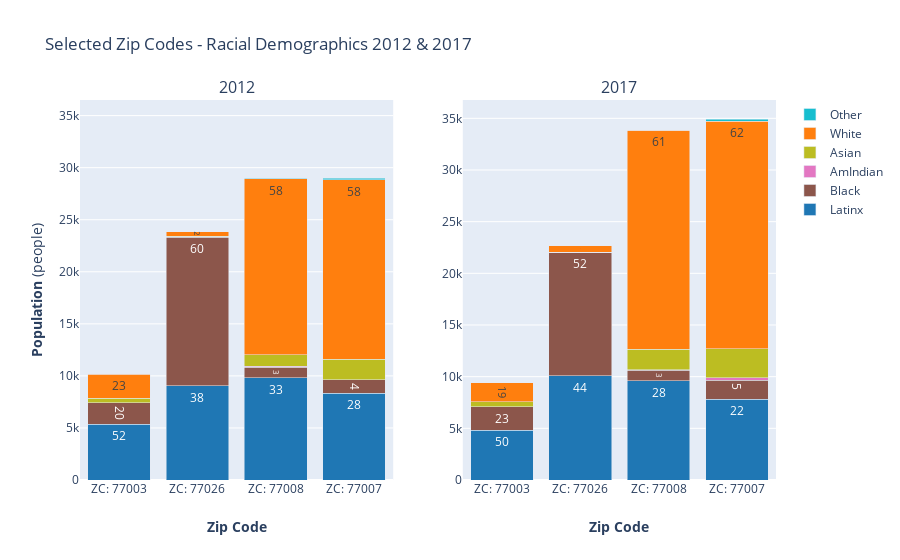

Notebook source saved alongside this figure:
### Code cell
fig = make_subplots(
    rows=1, cols=2, subplot_titles=("2012", "2017")
)

## 2012
fig.add_trace(
   go.Bar(name='Latinx', x=zipcodes_list12, y=zipcode_list12['Latinx'],
          marker_color='#1f77b4',hoverinfo="y",
          text=(round(zipcode_list12['Latinx']/zipcode_list12.Population*100,0)),
          textposition='auto'),
    row=1, col=1)
fig.add_trace(
    go.Bar(name='Black', x=zipcodes_list12, y=zipcode_list12['Black'],
           marker_color='#8c564b',hoverinfo="y",
          text=(round(zipcode_list12['Black']/zipcode_list12.Population*100,0)),
          textposition='inside'),
    row=1, col=1)
fig.add_trace(
   go.Bar(name='AmIndian', x=zipcodes_list12, y=zipcode_list12['AmIndian'],
          marker_color='#e377c2',hoverinfo="y"),
    row=1, col=1)
fig.add_trace(
   go.Bar(name='Asian', x=zipcodes_list12, y=zipcode_list12['Asian'],
          marker_color='#bcbd22',hoverinfo="y"),
    row=1, col=1)
fig.add_trace(
   go.Bar(name='White', x=zipcodes_list12, y=zipcode_list12['White'],
          marker_color='#ff7f0e',hoverinfo="y",
          text=(round(zipcode_list12['White']/zipcode_list12.Population*100,0)),
          textposition='inside'),
    row=1, col=1)
fig.add_trace(
   go.Bar(name='Other', x=zipcodes_list12, y=zipcode_list12['Other'],
          marker_color='#17becf',hoverinfo="y"),
    row=1, col=1)

## 2017
fig.add_trace(
   go.Bar(name='Latinx', x=zipcodes_list17, y=zipcode_list17['Latinx'],
          marker_color='#1f77b4',showlegend=False,hoverinfo="y",
          text=(round(zipcode_list17['Latinx']/zipcode_list17.Population*100,0)),
          textposition='auto'),
    row=1, col=2)
fig.add_trace(
    go.Bar(name='Black', x=zipcodes_list17, y=zipcode_list17['Black'],
           marker_color='#8c564b',showlegend=False,hoverinfo="y",
          text=(round(zipcode_list17['Black']/zipcode_list17.Population*100,0)),
          textposition='inside'),
    row=1, col=2)
fig.add_trace(
   go.Bar(name='AmIndian', x=zipcodes_list17, y=zipcode_list17['AmIndian'],
          marker_color='#e377c2',showlegend=False,hoverinfo="y"),
    row=1, col=2)
fig.add_trace(
   go.Bar(name='Asian', x=zipcodes_list17, y=zipcode_list17['Asian'],
          marker_color='#bcbd22',showlegend=False,hoverinfo="y"),
    row=1, col=2)
fig.add_trace(
   go.Bar(name='White', x=zipcodes_list17, y=zipcode_list17['White'],
          marker_color='#ff7f0e',showlegend=False,hoverinfo="y",
          text=(round(zipcode_list17['White']/zipcode_list17.Population*100,0)),
          textposition='auto'),
    row=1, col=2)
fig.add_trace(
   go.Bar(name='Other', x=zipcodes_list17, y=zipcode_list17['Other'],
          marker_color='#17becf',showlegend=False,hoverinfo="y"),
    row=1, col=2)

fig.update_layout(barmode='stack', title_text="Selected Zip Codes - Racial Demographics 2012 & 2017")

## Y-axis formatting
fig.update_yaxes(range=[0, 36500], row=1, col=1,showgrid=True,
                 title_text="<b>Population</b> (people)",secondary_y=False)
fig.update_xaxes(title_text="<b>Zip Code</b>")
fig.show()

### Figure 1 — Plotly figure (JSON) as saved in the notebook; plotly's stock layout.template omitted (floating-point values rounded to 4 significant figures)
{"data": [{"hoverinfo": "y", "marker": {"color": "#1f77b4"}, "name": "Latinx", "text": [52, 38, 33, 28], "textposition": "auto", "type": "bar", "x": ["ZC: 77003", "ZC: 77026", "ZC: 77008", "ZC: 77007"], "xaxis": "x", "y": [5351, 9040, 9830, 8334], "yaxis": "y"}, {"hoverinfo": "y", "marker": {"color": "#8c564b"}, "name": "Black", "text": [20, 60, 3, 4], "textposition": "inside", "type": "bar", "x": ["ZC: 77003", "ZC: 77026", "ZC: 77008", "ZC: 77007"], "xaxis": "x", "y": [2063, 14300, 1022, 1280], "yaxis": "y"}, {"hoverinfo": "y", "marker": {"color": "#e377c2"}, "name": "AmIndian", "type": "bar", "x": ["ZC: 77003", "ZC: 77026", "ZC: 77008", "ZC: 77007"], "xaxis": "x", "y": [0, 15, 66, 19], "yaxis": "y"}, {"hoverinfo": "y", "marker": {"color": "#bcbd22"}, "name": "Asian", "type": "bar", "x": ["ZC: 77003", "ZC: 77026", "ZC: 77008", "ZC: 77007"], "xaxis": "x", "y": [443, 64, 1109, 1958], "yaxis": "y"}, {"hoverinfo": "y", "marker": {"color": "#ff7f0e"}, "name": "White", "text": [23, 2, 58, 58], "textposition": "inside", "type": "bar", "x": ["ZC: 77003", "ZC: 77026", "ZC: 77008", "ZC: 77007"], "xaxis": "x", "y": [2318, 445, 16924, 17260], "yaxis": "y"}, {"hoverinfo": "y", "marker": {"color": "#17becf"}, "name": "Other", "type": "bar", "x": ["ZC: 77003", "ZC: 77026", "ZC: 77008", "ZC: 77007"], "xaxis": "x", "y": [26, 0, 30, 149], "yaxis": "y"}, {"hoverinfo": "y", "marker": {"color": "#1f77b4"}, "name": "Latinx", "showlegend": false, "text": [50, 44, 28, 22], "textposition": "auto", "type": "bar", "x": ["ZC: 77003", "ZC: 77026", "ZC: 77008", "ZC: 77007"], "xaxis": "x2", "y": [4834, 10088, 9621, 7825], "yaxis": "y2"}, {"hoverinfo": "y", "marker": {"color": "#8c564b"}, "name": "Black", "showlegend": false, "text": [23, 52, 3, 5], "textposition": "inside", "type": "bar", "x": ["ZC: 77003", "ZC: 77026", "ZC: 77008", "ZC: 77007"], "xaxis": "x2", "y": [2254, 11949, 1022, 1838], "yaxis": "y2"}, {"hoverinfo": "y", "marker": {"color": "#e377c2"}, "name": "AmIndian", "showlegend": false, "type": "bar", "x": ["ZC: 77003", "ZC: 77026", "ZC: 77008", "ZC: 77007"], "xaxis": "x2", "y": [0, 5, 20, 226], "yaxis": "y2"}, {"hoverinfo": "y", "marker": {"color": "#bcbd22"}, "name": "Asian", "showlegend": false, "type": "bar", "x": ["ZC: 77003", "ZC: 77026", "ZC: 77008", "ZC: 77007"], "xaxis": "x2", "y": [507, 9, 1985, 2801], "yaxis": "y2"}, {"hoverinfo": "y", "marker": {"color": "#ff7f0e"}, "name": "White", "showlegend": false, "text": [19, 3, 61, 62], "textposition": "auto", "type": "bar", "x": ["ZC: 77003", "ZC: 77026", "ZC: 77008", "ZC: 77007"], "xaxis": "x2", "y": [1807, 613, 21182, 22038], "yaxis": "y2"}, {"hoverinfo": "y", "marker": {"color": "#17becf"}, "name": "Other", "showlegend": false, "type": "bar", "x": ["ZC: 77003", "ZC: 77026", "ZC: 77008", "ZC: 77007"], "xaxis": "x2", "y": [7, 7, 18, 207], "yaxis": "y2"}], "layout": {"annotations": [{"font": {"size": 16}, "showarrow": false, "text": "2012", "x": 0.225, "xanchor": "center", "xref": "paper", "y": 1, "yanchor": "bottom", "yref": "paper"}, {"font": {"size": 16}, "showarrow": false, "text": "2017", "x": 0.775, "xanchor": "center", "xref": "paper", "y": 1, "yanchor": "bottom", "yref": "paper"}], "barmode": "stack", "title": {"text": "Selected Zip Codes - Racial Demographics 2012 & 2017"}, "xaxis": {"anchor": "y", "domain": [0, 0.45], "title": {"text": "<b>Zip Code</b>"}}, "xaxis2": {"anchor": "y2", "domain": [0.55, 1], "title": {"text": "<b>Zip Code</b>"}}, "yaxis": {"anchor": "x", "domain": [0, 1], "range": [0, 36500], "showgrid": true, "title": {"text": "<b>Population</b> (people)"}}, "yaxis2": {"anchor": "x2", "domain": [0, 1]}}}
